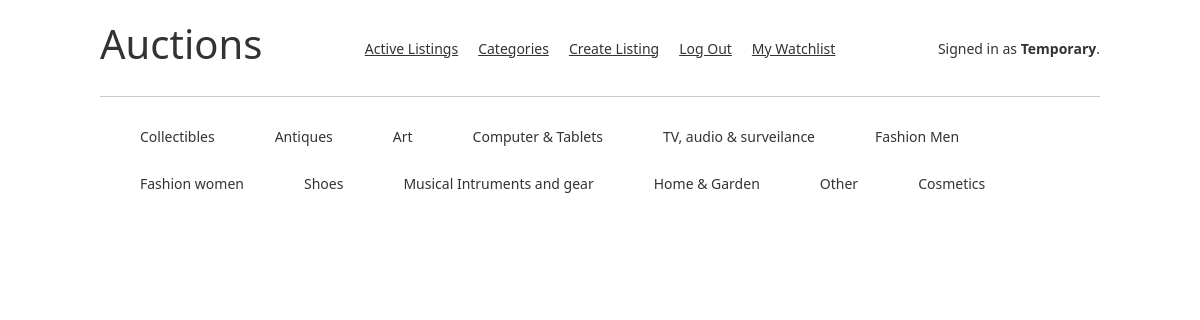
Screenshot of /categories (signed in) with the database file from the repository.
### auctions/models.py (models this page shows)
class User(AbstractUser):
    id = models.AutoField(primary_key=True)
    wishlist = models.ManyToManyField('Listings')
    pass

class Categories(models.Model):
    id = models.AutoField(primary_key=True)
    title = models.CharField(max_length=64)

### auctions/views.py (the view)
# urls.py: path("categories", views.categories, name="categories"),
def categories(request):
    categories = Categories.objects.all()
    return render(request, "auctions/categories.html", {
        "categories": categories
    })

### auctions/templates/auctions/categories.html (shortened to what this page needs)
{% extends "auctions/layout.html" %}
{% block body %}
<div class="category">
    {% for category in categories %}
    <a class="categories" href="{% url 'category' category.id %}">{{category.title}}</a>
    {% endfor %}
</div>
{% endblock %}

### auctions/templates/auctions/layout.html (shortened to what this page needs)
{% load static %}
<!DOCTYPE html>
<html lang="en">
<head>
    <link rel="stylesheet" href="https://stackpath.bootstrapcdn.com/bootstrap/4.4.1/css/bootstrap.min.css"
>
    <link href="https://cdn.jsdelivr.net/npm/bootstrap@5.2.0/dist/css/bootstrap.min.css" rel="stylesheet"
>
    <link href="{% static 'auctions/styles.css' %}" rel="stylesheet">
</head>
<body>
    <header>
        <h1>Auctions</h1>
        <nav>
            <a class="navigation" href="{% url 'index' %}">Active Listings</a>
            <a class="navigation" href="{% url 'categories' %}">Categories</a>
            {% if user.is_authenticated %}
            <a class="navigation" href="{% url 'createlisting' %}">Create Listing</a>
            <a class="navigation" href="{% url 'logout' %}">Log Out</a>
            <a class="navigation" href="{% url 'watchlist' %}">My Watchlist</a>
            {% else %}
            <a class="navigation" href="{% url 'login' %}">Log In</a>
            <a class="navigation" href="{% url 'register' %}">Register</a>
            {% endif %}
        </nav>
        <div>
            {% if user.is_authenticated %}
            Signed in as <strong>{{ user.username }}</strong>.
            {% else %}
            Not signed in.
            {% endif %}
        </div>
    </header>
    <main>
        <hr>
        {% block body %}
        {% endblock %}
    </main>
</body>
</html>

### auctions/static/auctions/styles.css (style rules this page uses)
body { padding: 10px; }

### auctions/templates/auctions/layout.html (style rules this page uses)
body { padding: 10px; font-size: 14px; font-family: system-ui, -apple-system, BlinkMacSystemFont, 'Segoe UI', Roboto, Oxygen, Ubuntu, Cantarell, 'Open Sans', 'Helvetica Neue', sans-serif; color: #333; width: 1080px; margin: 20px auto 0 auto; padding: 0 20px 20px 20px; }
main { margin: 20px auto 0 auto; padding: 0 20px 20px 20px; }
header { display: flex; justify-content: space-between; align-items: center; flex-direction: row; color: #333; padding: 0 20px; }
nav { display: flex; flex-direction: row; }
.navigation { color: #333; font-family: system-ui, -apple-system, BlinkMacSystemFont, 'Segoe UI', Roboto, Oxygen, Ubuntu, Cantarell, 'Open Sans', 'Helvetica Neue', sans-serif; margin: 5px 10px; }
.categories { all: unset; color: #333; border-radius: 5px; padding: 13px 20px; border-radius: 5px; margin-left: 20px; float: left; }

### rows the page displays
User: username "Temporary"
Categories: title "Collectibles"
Categories: title "Antiques"
Categories: title "Art"
Categories: title "Computer & Tablets"
Categories: title "TV, audio & surveilance"
Categories: title "Fashion Men"
Categories: title "Fashion women"
Categories: title "Shoes"
Categories: title "Musical Intruments and gear"
Categories: title "Home & Garden"
Categories: title "Other"
Categories: title "Cosmetics"
